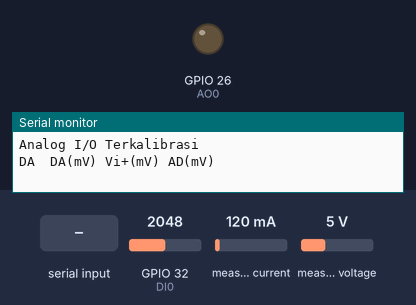
Recording of a sketch running on a simulated ESP32. Parts: output pins drawn as LEDs (lit = HIGH), the last lines printed to the serial monitor. Inputs (shaded band) come from the test bench; at power-on: GPIO 32 (DI0) = 2048, measured current 120 mA, measured voltage 5 V.

Above: at 0.01 s.
At 1.2 s:
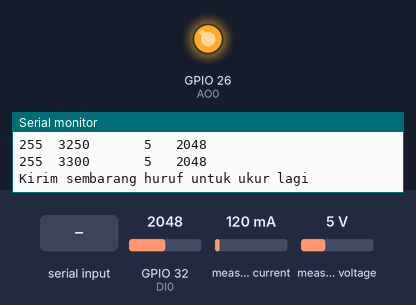
1.3 s: "1" received over Serial
Timing chart, 0 to 4.3 s (numbered marks = the images above; inputs shaded):
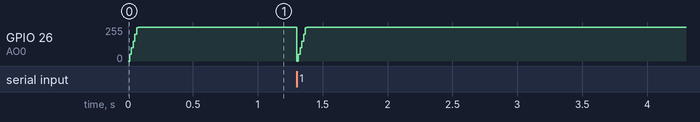

The sketch:

M2-03-KALIBRASI.ino
```cpp
/* Program : DA_INA_AD
 * DA mengeluarkan sinyal ramp dalam mV
 * INA dan AD mengukur
 * Print ke Serial Monitor dalam mV
 * (c) Eko M. Budi, 2022
 */

// pustaka
#include <Wire.h>
#include <Adafruit_INA219.h>

#define BAUD 500000

// Pin Standar kit ESCOPE 2020 ESP32
#define DO0 13
#define DO1 12
#define DO2 14
#define DO3 27
#define DO4 33

#define DI0 32
#define DI1 35
#define DI2 34
#define DI3 39
#define DI4 36

#define AO0 26
#define AO1 25

#define LED0 5
#define BT0 4
#define BT1 16
#define BT2 17

#define DA_MAX 255
#define AD_MAX 4095

// pesan obyek INA219
Adafruit_INA219 ina219;

// data
int da_out;
int ad_in;

int ina_mv;
int da_mv;
int ad_mv;

// KONVERSI dgn Kalibrasi

// index kolom array kalibrasi
enum {I_AD, I_MV, I_DA, N_COL};
#define N_ROW 256

// isi tabel ini dari hasil program sebelumnya
int tabel[N_ROW][N_COL] = {
{   0,   32,    0},
{   0,   48,    1},
{   0,   56,    2},
{   0,   68,    3},
{   0,   80,    4},
{   9,   88,    5},
{  28,  104,    6},
{  38,  116,    7},
{  45,  124,    8},
{  67,  140,    9},
{  81,  152,   10},
{  92,  164,   11},
{ 103,  176,   12},
{ 126,  188,   13},
{ 144,  200,   14},
{ 144,  216,   15},
{ 167,  224,   16},
{ 186,  236,   17},
{ 191,  248,   18},
{ 207,  260,   19},
{ 222,  272,   20},
{ 240,  284,   21},
{ 253,  300,   22},
{ 270,  308,   23},
{ 281,  320,   24},
{ 288,  332,   25},
{ 309,  344,   26},
{ 320,  356,   27},
{ 338,  368,   28},
{ 355,  380,   29},
{ 369,  392,   30},
{ 375,  408,   31},
{ 389,  416,   32},
{ 400,  428,   33},
{ 425,  440,   34},
{ 443,  456,   35},
{ 455,  468,   36},
{ 470,  476,   37},
{ 490,  488,   38},
{ 499,  504,   39},
{ 500,  512,   40},
{ 502,  524,   41},
{ 539,  540,   42},
{ 558,  548,   43},
{ 571,  564,   44},
{ 587,  572,   45},
{ 597,  588,   46},
{ 612,  600,   47},
{ 624,  608,   48},
{ 646,  624,   49},
{ 679,  636,   50},
{ 673,  648,   51},
{ 688,  660,   52},
{ 702,  672,   53},
{ 717,  688,   54},
{ 723,  696,   55},
{ 746,  704,   56},
{ 766,  720,   57},
{ 770,  732,   58},
{ 784,  740,   59},
{ 783,  756,   60},
{ 814,  768,   61},
{ 832,  784,   62},
{ 848,  796,   63},
{ 861,  804,   64},
{ 880,  816,   65},
{ 896,  832,   66},
{ 910,  844,   67},
{ 913,  856,   68},
{ 943,  868,   69},
{ 958,  880,   70},
{ 962,  892,   71},
{ 979,  900,   72},
{1001,  916,   73},
{1008,  928,   74},
{1028,  940,   75},
{1031,  952,   76},
{1059,  964,   77},
{1079,  976,   78},
{1088,  988,   79},
{1104, 1000,   80},
{1118, 1012,   81},
{1131, 1028,   82},
{1141, 1036,   83},
{1157, 1048,   84},
{1175, 1060,   85},
{1190, 1072,   86},
{1200, 1084,   87},
{1216, 1096,   88},
{1233, 1108,   89},
{1248, 1120,   90},
{1264, 1136,   91},
{1280, 1144,   92},
{1287, 1156,   93},
{1307, 1168,   94},
{1319, 1184,   95},
{1339, 1192,   96},
{1364, 1204,   97},
{1360, 1216,   98},
{1382, 1232,   99},
{1362, 1240,  100},
{1413, 1252,  101},
{1423, 1264,  102},
{1442, 1276,  103},
{1453, 1292,  104},
{1465, 1300,  105},
{1469, 1316,  106},
{1499, 1324,  107},
{1510, 1336,  108},
{1530, 1352,  109},
{1552, 1364,  110},
{1566, 1376,  111},
{1575, 1388,  112},
{1585, 1396,  113},
{1609, 1412,  114},
{1617, 1424,  115},
{1632, 1436,  116},
{1647, 1448,  117},
{1663, 1460,  118},
{1680, 1472,  119},
{1687, 1484,  120},
{1711, 1492,  121},
{1719, 1508,  122},
{1709, 1520,  123},
{1755, 1532,  124},
{1767, 1544,  125},
{1778, 1560,  126},
{1795, 1568,  127},
{1809, 1584,  128},
{1828, 1596,  129},
{1845, 1608,  130},
{1856, 1620,  131},
{1872, 1632,  132},
{1887, 1644,  133},
{1897, 1656,  134},
{1915, 1672,  135},
{1925, 1680,  136},
{1937, 1692,  137},
{1959, 1700,  138},
{1977, 1716,  139},
{1984, 1728,  140},
{2000, 1740,  141},
{2018, 1752,  142},
{2034, 1768,  143},
{2045, 1776,  144},
{2065, 1792,  145},
{2078, 1800,  146},
{2094, 1816,  147},
{2107, 1824,  148},
{2119, 1840,  149},
{2134, 1848,  150},
{2139, 1864,  151},
{2167, 1872,  152},
{2177, 1888,  153},
{2196, 1900,  154},
{2206, 1912,  155},
{2227, 1924,  156},
{2239, 1932,  157},
{2256, 1948,  158},
{2269, 1956,  159},
{2275, 1968,  160},
{2297, 1984,  161},
{2320, 1992,  162},
{2323, 2008,  163},
{2339, 2016,  164},
{2355, 2032,  165},
{2368, 2044,  166},
{2385, 2056,  167},
{2394, 2068,  168},
{2413, 2080,  169},
{2425, 2088,  170},
{2445, 2104,  171},
{2451, 2116,  172},
{2473, 2128,  173},
{2483, 2140,  174},
{2501, 2152,  175},
{2512, 2164,  176},
{2530, 2176,  177},
{2545, 2192,  178},
{2559, 2200,  179},
{2590, 2212,  180},
{2589, 2224,  181},
{2615, 2232,  182},
{2624, 2252,  183},
{2639, 2260,  184},
{2651, 2272,  185},
{2671, 2284,  186},
{2679, 2296,  187},
{2698, 2308,  188},
{2710, 2320,  189},
{2725, 2336,  190},
{2736, 2344,  191},
{2757, 2356,  192},
{2768, 2368,  193},
{2790, 2380,  194},
{2811, 2396,  195},
{2841, 2408,  196},
{2837, 2416,  197},
{2854, 2432,  198},
{2874, 2444,  199},
{2883, 2452,  200},
{2898, 2464,  201},
{2915, 2476,  202},
{2928, 2492,  203},
{2943, 2504,  204},
{2963, 2516,  205},
{2974, 2528,  206},
{2995, 2540,  207},
{3011, 2552,  208},
{3028, 2564,  209},
{3047, 2576,  210},
{3061, 2588,  211},
{3083, 2600,  212},
{3107, 2616,  213},
{3125, 2628,  214},
{3136, 2636,  215},
{3151, 2644,  216},
{3191, 2660,  217},
{3196, 2676,  218},
{3213, 2688,  219},
{3237, 2696,  220},
{3249, 2708,  221},
{3275, 2720,  222},
{3288, 2736,  223},
{3312, 2744,  224},
{3329, 2760,  225},
{3355, 2772,  226},
{3375, 2780,  227},
{3391, 2792,  228},
{3418, 2804,  229},
{3437, 2820,  230},
{3455, 2828,  231},
{3483, 2840,  232},
{3502, 2852,  233},
{3521, 2864,  234},
{3550, 2880,  235},
{3571, 2888,  236},
{3600, 2904,  237},
{3630, 2916,  238},
{3648, 2924,  239},
{3669, 2936,  240},
{3702, 2952,  241},
{3722, 2960,  242},
{3750, 2976,  243},
{3772, 2988,  244},
{3803, 3000,  245},
{3831, 3012,  246},
{3858, 3024,  247},
{3885, 3036,  248},
{3905, 3048,  249},
{3932, 3060,  250},
{3967, 3072,  251},
{3991, 3084,  252},
{4023, 3096,  253},
{4055, 3108,  254},
{4083, 3120,  255},
};


// Fungsi konversi
int mvToDa(int mv) {
  // konversi linier
  int ofs_mv = tabel[0][I_MV];
  long delta_mv = tabel[N_ROW-1][I_MV]-ofs_mv;
  long delta_da = tabel[N_ROW-1][I_DA];

  // kalkulasi pakai long, bulatkan jadi int lagi
  int da = mv; // INI MASIH SALAH !!

  /* buat debug
  char buff[50];
  sprintf(buff,"%4d %6.2f %6.2f %4d", mv, delta_mv, delta_da, da);
  Serial.println(buff);
  */

  return constrain(da,0,DA_MAX);
}

// Fungsi konversi
int adToMv(int ad) {
  // cari segmen
  // berupa index pada tabel yang isi I_AD nya sudah > ad
  int idx;
  for (idx=1; idx<N_ROW-1; idx++) {
    if (tabel[idx][I_AD] >= ad) break;
  }

  // ambil batas interpolasi dari tabel
  int ofs_ad = tabel[idx-1][I_AD];
  int ofs_mv = tabel[idx-1][I_MV];
  int delta_mv = (float)tabel[idx][I_MV]-ofs_mv;
  int delta_ad = (float)tabel[idx][I_AD]-ofs_ad;

  // interpolasi linier untuk konversi ke mV
  int mv = ad;  // INI MASIH SALAH !!

  /* untuk debug
  char buff[60];
  sprintf(buff,"%4d %4d %4d %5.2f %5.2f %4d", ad, ofs_mv, ofs_ad, delta_mv, delta_ad, idx);
  Serial.println(buff);
  */
  return mv;
}

// Fungsi untuk print data ke serial monitor
void printData() {
  char buff[40];
  // format ke spreadsheet
  sprintf(buff,"%3d %5d  %6d  %5d", da_out, da_mv, ina_mv, ad_mv);
  Serial.println(buff);
}

// UTAMA
void setup() {
  // Siapkan serial, tunggu sampai terkoneksi
  Serial.begin(BAUD);
  while (!Serial) {}
  Serial.println("\nAnalog I/O Terkalibrasi");

  // siapkan INA219
  if (!ina219.begin()) {
    while (1) { delay(100); }
  }
}

void loop() {
  // Header Plot
  Serial.println("DA  DA(mV) Vi+(mV) AD(mV)");

  // mengeluarkan output ramp
  for (da_mv=0; da_mv<=3300; da_mv += 50) {
    // keluarkan sinyal ke DA
    da_out = mvToDa(da_mv);
    dacWrite(AO0, da_out);
    delay(10);    // tunggu tunak

    // baca AD
    ad_in = analogRead(DI0);
    ad_mv = adToMv(ad_in);

    // baca INA
    float shunt_mv = ina219.getShuntVoltage_mV();
    float bus_v = ina219.getBusVoltage_V();

    // konversi bacaan ina ke tegangan (mV)
    ina_mv = bus_v; // INI MASIH SALAH

    printData();
  }

  // tunggu sampai dikirimi sesuatu dari Serial monitor
  Serial.println("Kirim sembarang huruf untuk ukur lagi");
  while(!Serial.available());
  while(Serial.available()) Serial.read();
}
```
